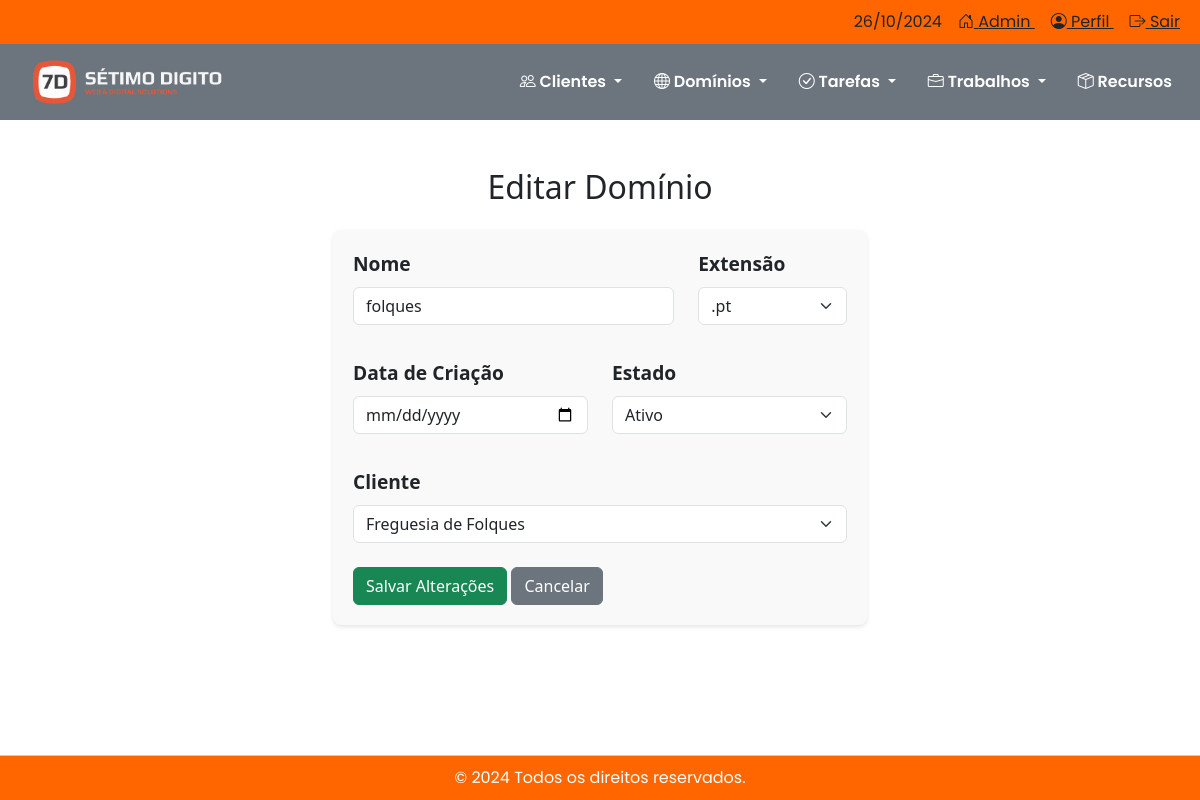
Screenshot of /dominios/editar/3/ with the database file from the repository.
### dominios/models.py (models this page shows, shortened)
class Dominio(models.Model):
    ESTADOS = [
        ('ativo', 'Ativo'),
        ('suspenso', 'Suspenso'),
        ('expirado', 'Expirado'),
        ('terminado', 'Terminado'),
    ]
    EXTENSOES = [
        ('.com', '.com'),
        ('.pt', '.pt'),
        ('.net', '.net'),
        ('.org', '.org'),
        ('.bizz', '.bizz'),
    ]
    nome = models.CharField(max_length=255)
    extensao = models.CharField(max_length=10, choices=EXTENSOES)
    estado = models.CharField(max_length=10, choices=ESTADOS)
    data_criacao = models.DateField()  # Alterado para DateField
    data_expiracao = models.DateField()  # Alterado para DateField
    cliente = models.ForeignKey(Cliente, on_delete=models.CASCADE, related_name='dominios_dominio')

### dominios/views.py (the view)
# urls.py: path('editar/<int:id>/', editar_dominio, name='editar_dominio'),
def editar_dominio(request, id):
    dominio = get_object_or_404(Dominio, pk=id)  # Aqui está o id
    clientes = Cliente.objects.all()  # Obtendo todos os clientes
    if request.method == 'POST':
        form = DominioForm(request.POST, instance=dominio)
        if form.is_valid():
            form.save()
            return redirect('listar_dominios')
    else:
        form = DominioForm(instance=dominio)
    return render(request, 'dominios/editar.html', {
        'form': form,
        'dominio': dominio,
        'clientes': clientes  # Passando a lista de clientes para o template
    })

### dominios/forms.py
class DominioForm(forms.ModelForm):
    class Meta:
        model = Dominio
        fields = ['nome', 'extensao', 'estado', 'data_criacao', 'cliente']  # Inclui 'data_criacao', remove 'data_expiracao'
        widgets = {
            'data_criacao': forms.DateTimeInput(attrs={'type': 'date'}),
        }

### dominios/templates/dominios/editar.html (shortened to what this page needs)
{% extends 'base.html' %}
{% load static %}
{% block content %}
<link rel="stylesheet" type="text/css" href="{% static 'css/forms.css' %}">
<div class="container mt-5" style="max-width: 50%; margin: 0 auto;">
    <h2 class="text-center mb-4">Editar Domínio</h2>
    <form method="POST">
        <div class="row mb-4">
            <div class="col-md-8">
                <label for="nome" class="form-label" style="font-size: 1.2rem; font-weight: bold;">Nome</label>
                <input type="text" class="form-control" id="nome" name="nome" value="{{ form.nome.value }}" required>
            </div>
            <div class="col-md-4">
                <label for="extensao" class="form-label" style="font-size: 1.2rem; font-weight: bold;">Extensão</label>
                <select class="form-select" id="extensao" name="extensao" required>
                    <option value=".pt" {% if form.extensao.value == '.pt' %}selected{% endif %}>.pt</option>
                </select>
            </div>
        </div>
        <div class="row mb-4">
            <div class="col-md-6">
                <label for="data_criacao" class="form-label" style="font-size: 1.2rem; font-weight: bold;">Data de Criação</label>
                <input type="date" class="form-control" id="data_criacao" name="data_criacao" value="{{ form.data_criacao.value }}" required>
            </div>
            <div class="col-md-6">
                <label for="estado" class="form-label" style="font-size: 1.2rem; font-weight: bold;">Estado</label>
                <select class="form-select" id="estado" name="estado" required>
                    <option value="ativo" {% if form.estado.value == 'ativo' %}selected{% endif %}>Ativo</option>
                </select>
            </div>
        </div>
        <div class="mb-4">
            <label for="cliente" class="form-label" style="font-size: 1.2rem; font-weight: bold;">Cliente</label>
            <select class="form-select" id="cliente" name="cliente" required>
                {% for cliente in clientes %}
                <option value="{{ cliente.id }}" {% if form.cliente.value|stringformat:"i" == cliente.id|stringformat:"i" %}selected{% endif %}>{{ cliente.nome }}</option>
                {% endfor %}
            </select>
        </div>
        <button type="submit" class="btn btn-success">Salvar Alterações</button>
        <a href="{% url 'listar_dominios' %}" class="btn btn-secondary">Cancelar</a>
    </form>
    <div style="height: 50px;"></div>
</div>
{% endblock %}

### static/css/styles.css (style rules this page uses)
html, body { height: 100%; margin: 0; padding: 0; }
.container { flex-grow: 1; }

### static/css/forms.css (style rules this page uses)
form { background-color: #f9f9f9; padding: 20px; border-radius: 8px; box-shadow: 0 2px 4px rgba(0, 0, 0, 0.1); }
input, select { width: 100%; padding: 10px; margin-bottom: 10px; border: 1px solid #ccc; border-radius: 4px; }
button { background-color: #4CAF50; color: white; padding: 10px 20px; border: none; border-radius: 4px; cursor: pointer; }

### rows the page displays
Dominio: nome "folques", extensao ".pt", estado "Ativo"

### other values shown
{{ today }} "26/10/2024"
{{ current_year }} "2024"
form field cliente "Freguesia de Folques"
